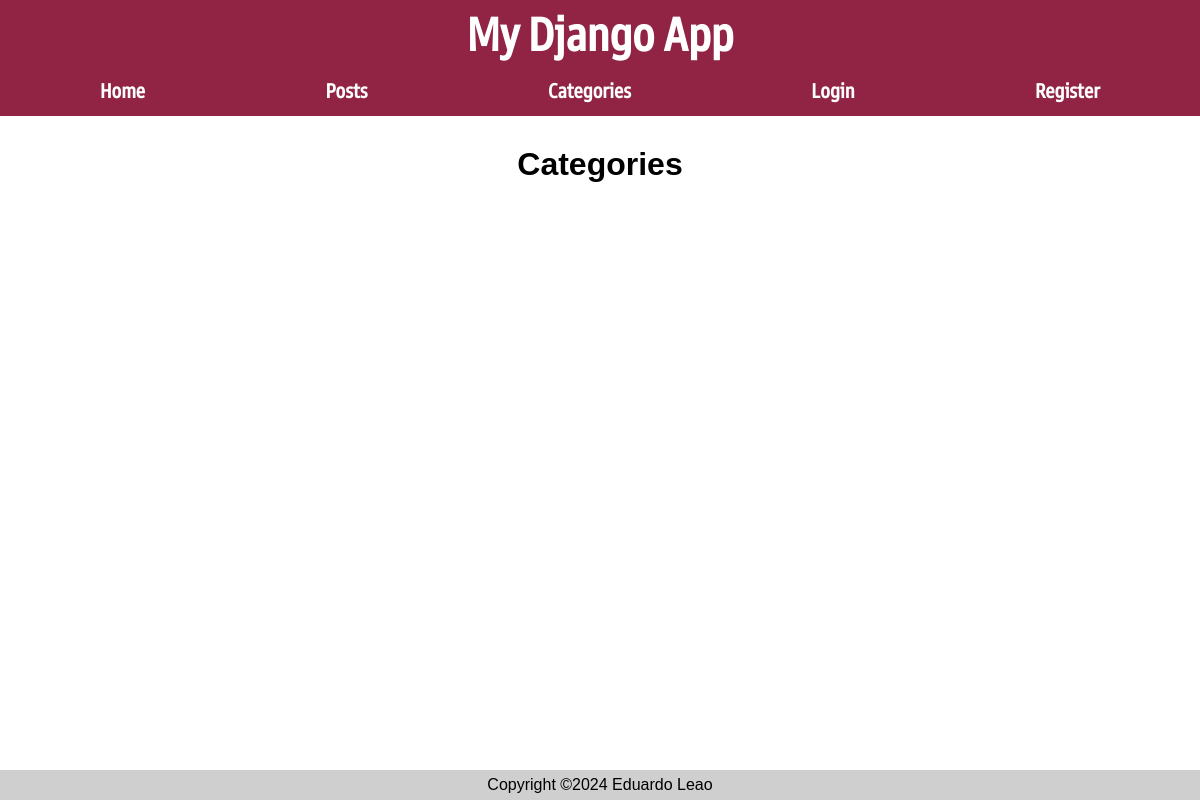
The page /posts/categories/ on the database as committed earlier.
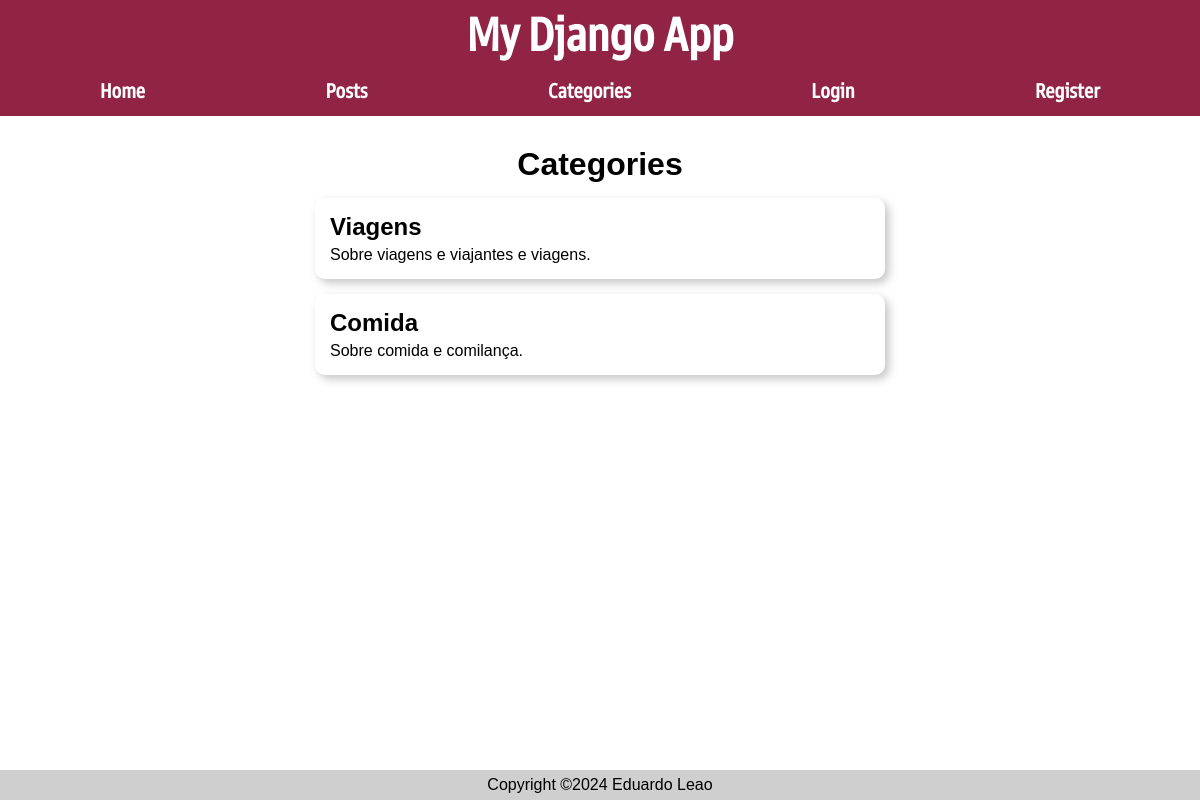
The same page on the database as committed later.
### posts/models.py (models this page shows, shortened)
class Categories(models.Model):
    name = models.TextField()
    description = models.TextField()

### posts/views.py (the view)
# urls.py: path('categories/', views.categories_list, name="categories"),
def categories_list(request):
    cats = Categories.objects.all()
    return render(request, 'posts/categories.html', {'cats': cats})

### posts/templates/posts/categories.html
{% extends 'layout.html' %}
{% block content %}
        <h1>Categories</h1>
        {% for cat in cats %}
            <a href="{% url 'posts:category' cat.id %}">
                <article class="post">
                    <h2>{{ cat.name }}</h2>
                    <p>{{ cat.description }}</p>
                </article>
            </a>
        {% endfor %}
{% endblock content %}

Rows that differ between the two databases and show on the page:
added Categories: name "Viagens", description "Sobre viagens e viajantes e viagens."
added Categories: name "Comida", description "Sobre comida e comilança."
